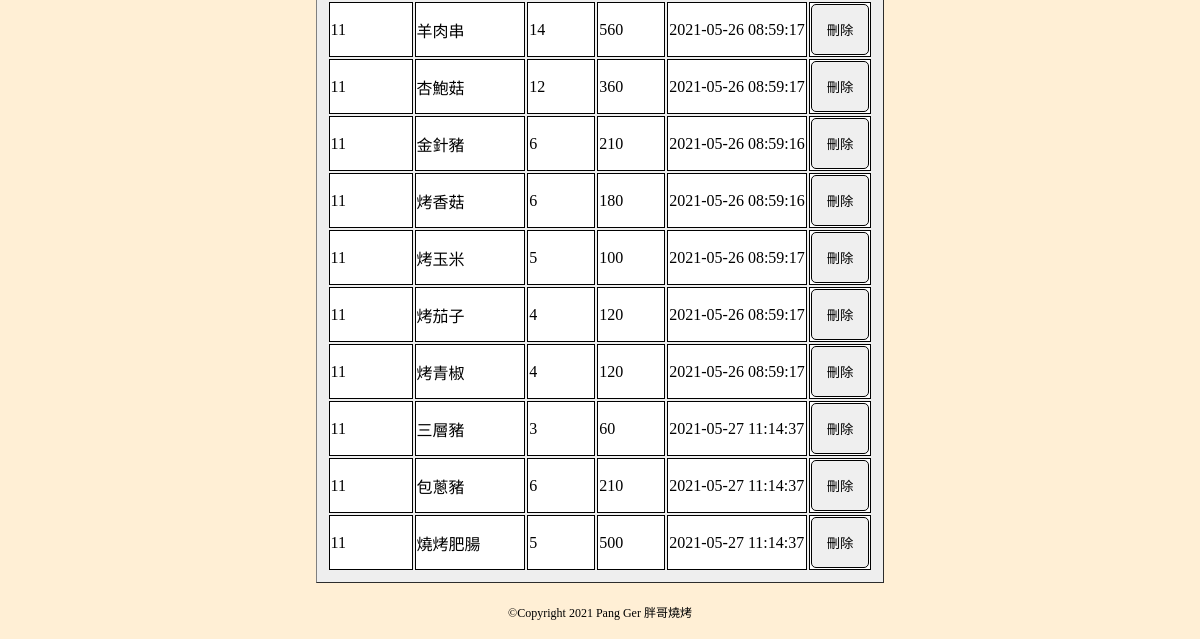
The app's page /backview/ (lower part), older data.
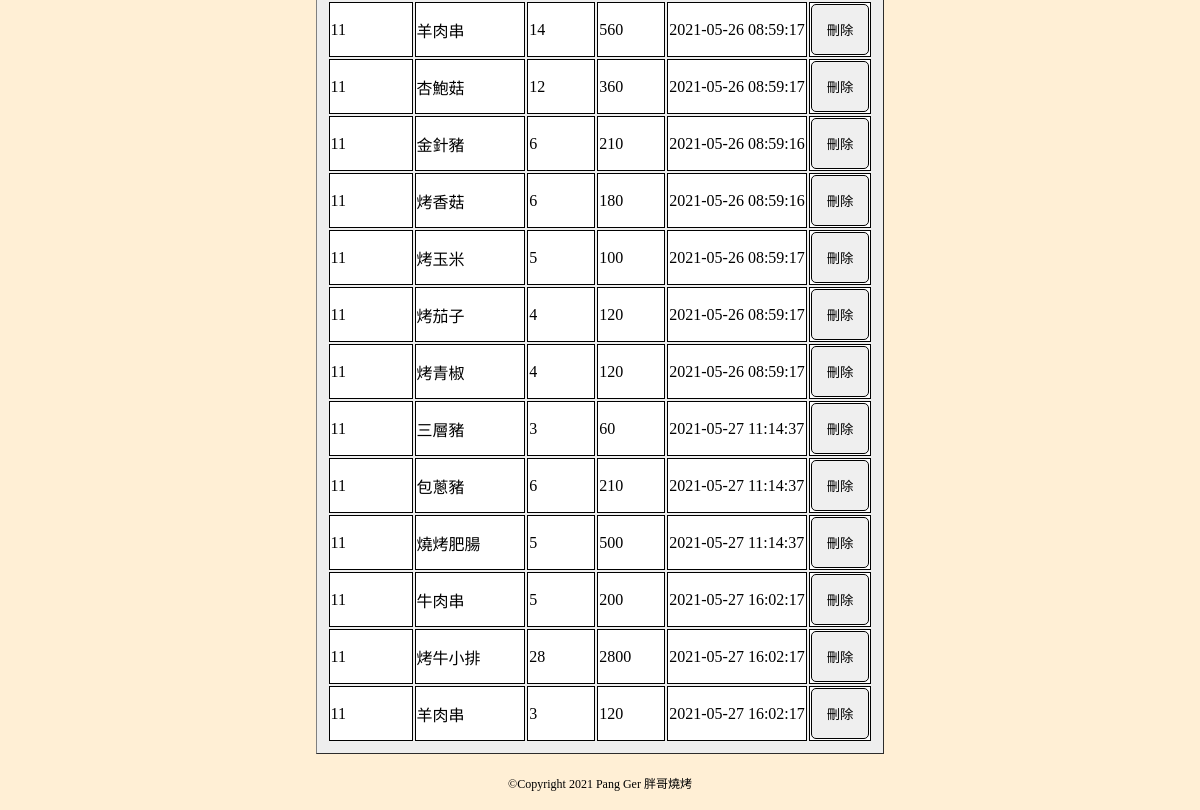
The same page, newer data.
### myapp/models.py (models this page shows, shortened)
class Order(models.Model):
    customname = models.CharField(max_length=20)
    customaccount = models.CharField(max_length=20)
    customemail = models.EmailField(max_length=60, default='',null=True)
    customphone=models.CharField(max_length=15,default='',null=True)
    customaddress = models.CharField(max_length=100, default='',null=True)
    unitname = models.CharField(max_length=100,default='')
    unitnum=models.IntegerField(default=0)
    unitprice=models.IntegerField(default=0)
    nowtime = models.CharField(max_length=50)

### myapp/views.py (the view)
# urls.py: url(r'^backview/',views.backview),
def backview(request):
    i=0
    lis=[]
    orderall = Order.objects.all()
    for order in orderall:
        i+=1
        lis.append(i)
    now = datetime.now()
    return render(request, "backview.html", locals())

### templates/backview.html (shortened to what this page needs)
{% extends "layout/app.html" %}
{% block link %}
    {% load static %}
    <link rel="stylesheet" href="{% static "css/style.css" %}" type="text/css">
{% endblock %}
{% block content %}
    <table border="1" style="padding:10px; background-color:#eee;">
        {% for unit in orderall %}
            <tr class="tb-td">
                <td name="customname">{{ unit.customname }}</td>
                <td name="unitname">{{ unit.unitname }}</td>
                <td name="unitnum">{{ unit.unitnum }}</td>
                <td name="unitprice">{{ unit.unitprice }}</td>
                <td name="nowtime">{{ unit.nowtime }}</td>
                <td><input type="button" name="del" onclick="del(this)" value="刪除"></td>
            </tr>
        {% endfor %}
    </table>
{% endblock %}

Row changes from the older to the newer data that the page shows:
added Order: customname "11", unitname "牛肉串", unitnum "5", unitprice "200", nowtime "2021-05-27 16:02:17"
added Order: customname "11", unitname "烤牛小排", unitnum "28", unitprice "2800", nowtime "2021-05-27 16:02:17"
added Order: customname "11", unitname "羊肉串", unitnum "3", unitprice "120", nowtime "2021-05-27 16:02:17"
